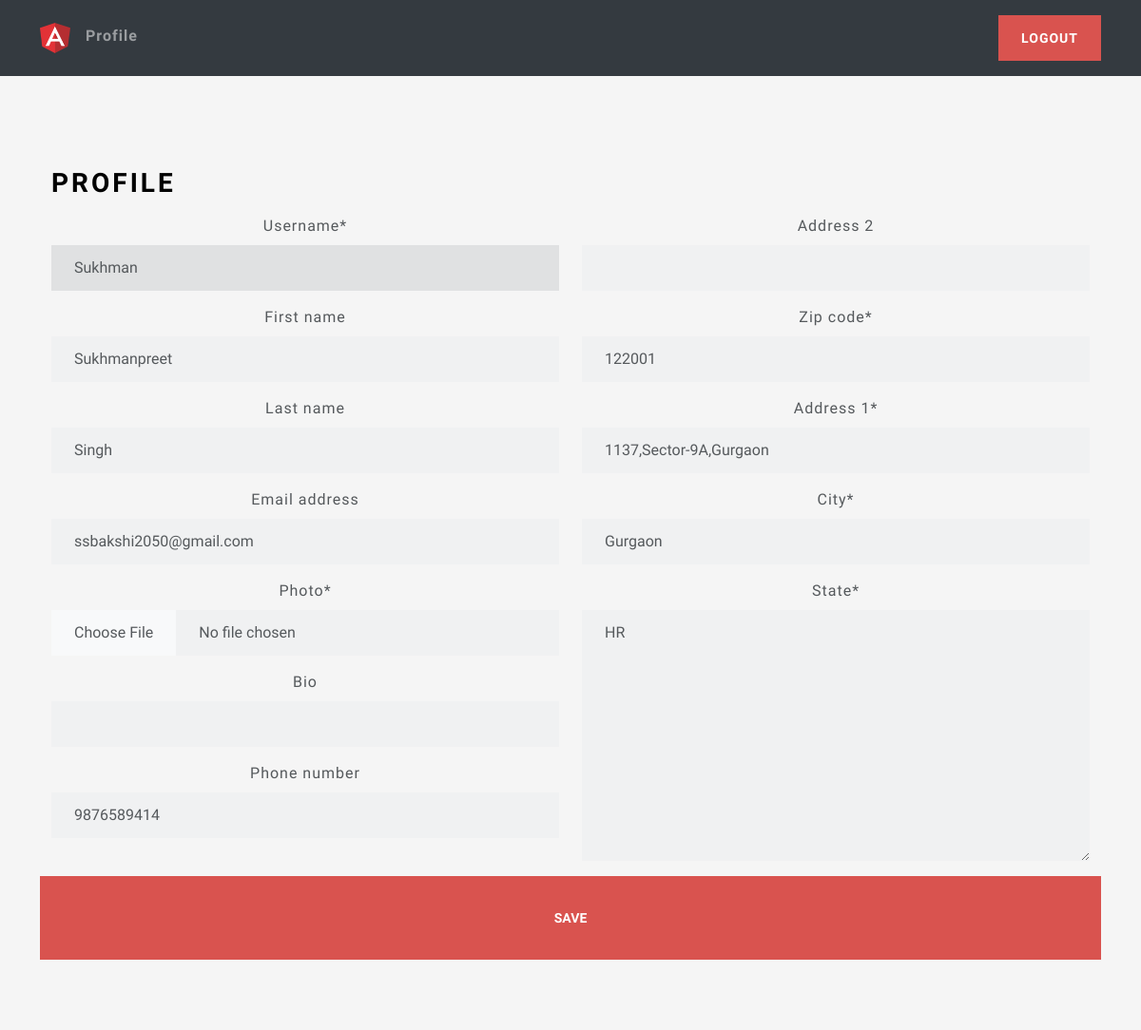
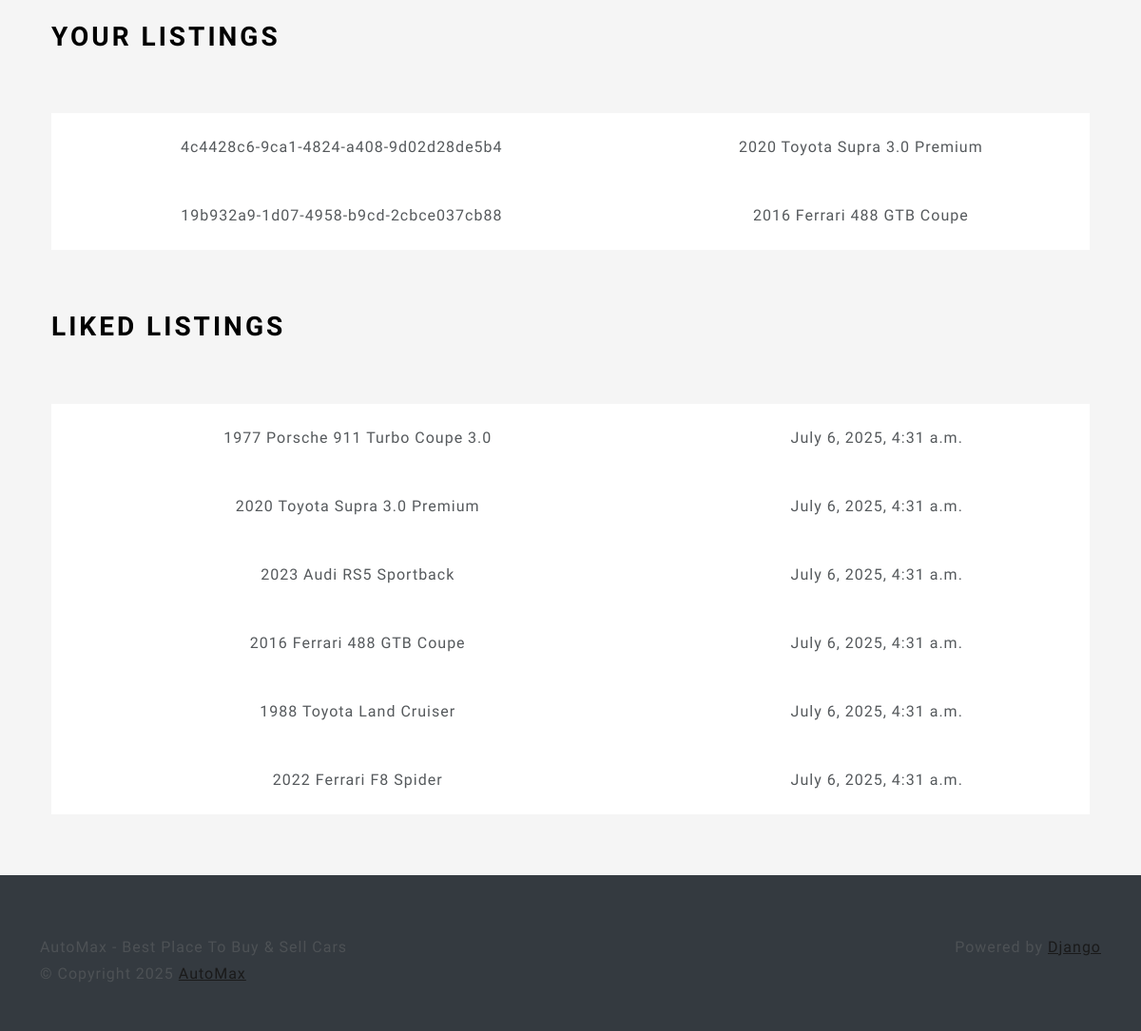
Screenshot of /profile/ (signed in) with the database file from the repository (2 pictures, top to bottom).
### users/models.py (models this page shows, shortened)
class Profile(models.Model):
    user = models.OneToOneField(User, on_delete=models.CASCADE)
    photo = models.ImageField(upload_to=user_directory_path, null=True)
    bio = models.CharField(max_length=140, blank=True)
    phone_number = models.CharField(max_length=12, blank=True)
    location = models.OneToOneField(
        Location, on_delete=models.SET_NULL, null=True)

class Location(models.Model):
    address_1 = models.CharField(max_length=128, blank=True)
    address_2 = models.CharField(max_length=128, blank=True)
    city = models.CharField(max_length=64)
    state = INStateField(default = "HR")
    zip_code = models.CharField(max_length=6, blank=True)

### main/models.py (models this page shows, shortened)
class Listing(models.Model):
    id = models.UUIDField(
        primary_key=True, default=uuid.uuid4, unique=True, editable=False)
    created_at = models.DateTimeField(auto_now_add=True)
    updated_at = models.DateTimeField(auto_now=True)
    seller = models.ForeignKey(Profile, on_delete=models.CASCADE)
    brand = models.CharField(max_length=24, choices=CARS_BRANDS, default=None)
    model = models.CharField(max_length=64,)
    vin = models.CharField(max_length=17,)
    mileage = models.IntegerField(default=0)
    color = models.CharField(max_length=24,)
    description = models.TextField()
    engine = models.CharField(max_length=24,)
    transmission = models.CharField(
        max_length=24, choices=TRANSMISSION_OPTIONS, default=None)
    location = models.OneToOneField(
        Location, on_delete=models.SET_NULL, null=True)
    image = models.ImageField(upload_to=user_listing_path)

class LikedListing(models.Model):
    profile = models.ForeignKey(Profile, on_delete=models.CASCADE)
    listing = models.ForeignKey(Listing, on_delete=models.CASCADE)
    like_date = models.DateTimeField(auto_now_add=True)

### users/views.py (the view, shortened to what this page needs)
# urls.py: path('profile/', ProfileView.as_view(), name='profile'),
@method_decorator(login_required, name='dispatch')
class ProfileView(View):
    def get(self, request):
        user_listings = Listing.objects.filter(seller=request.user.profile)
        user_liked_listings = LikedListing.objects.filter(
            profile=request.user.profile).all()
        user_form = UserForm(instance=request.user)
        profile_form = ProfileForm(instance=request.user.profile)
        location_form = LocationForm(instance=request.user.profile.location)
        return render(request, 'views/profile.html', {'user_form': user_form,
                                                      'profile_form': profile_form,
                                                      'location_form': location_form,
                                                      'user_listings': user_listings,
                                                      'user_liked_listings': user_liked_listings, })

### users/forms.py
class UserForm(forms.ModelForm):
    username = forms.CharField(disabled=True)
    class Meta:
        model = User
        fields = ('username', 'first_name', 'last_name', 'email')

class ProfileForm(forms.ModelForm):
    photo = forms.ImageField(widget=CustomPictureImageFieldWidget)
    bio = forms.TextInput()
    class Meta:
        model = Profile
        fields = ('photo', 'bio', 'phone_number')

### users/templates/views/profile.html (shortened to what this page needs)
{% extends 'base/base.html' %}
{% load static %}
{% load crispy_forms_tags %}
{% block 'body' %}
<div class="container-fluid text-center py-5">
    <div class="container px-4 py-5" id="hanging-icons">
        <div class="row g-4">
            <div class="col d-flex align-items-start">
                <div>
                    <h2 class="mb-3 border-bottom" style="color: black">Profile</h2>
                </div>
            </div>
        </div>
        <form action="" method="post" enctype="multipart/form-data">
            <div class="row">
                <div class="col-6">
                    {{ user_form|crispy }}
                    {{ profile_form|crispy }}
                </div>
                <div class="col-6">
                    {{ location_form|crispy }}
                </div>
                <br>
                <button class="btn btn-lg btn-danger" type="submit" value="Submit">Save</button>
            </div>
        </form>
    </div>
    <div class="container px-4">
        <div class="row g-4 py-5">
            <div class="col d-flex align-items-start">
                <div>
                    <h2 class="mb-3 border-bottom" style="color: black">Your Listings</h2>
                </div>
            </div>
        </div>
        <table class="table table-hover">
            <tbody>
                {% for listing in user_listings %}
                <tr>
                    <td>{{ listing.id }}</td>
                    <td>{{listing.model }}</td>
                </tr>
                {% endfor %}
            </tbody>
        </table>
    </div>
    <div class="container px-4">
        <div class="row g-4 py-5">
            <div class="col d-flex align-items-start">
                <div>
                    <h2 class="mb-3 border-bottom" style="color: black">Liked Listings</h2>
                </div>
            </div>
        </div>
        <table class="table table-hover">
            <tbody>
                {% for liked_listing in user_liked_listings %}
                <tr>
                    <td>{{ liked_listing.listing.model }}</td>
                    <td>{{ liked_listing.like_date }}</td>
                </tr>
                {% endfor %}
            </tbody>
        </table>
    </div>
</div>
{% endblock %}

### main/static/css/style.css (style rules this page uses)
html, body { height: 100%; }
body { align-items: center; padding-bottom: 40px; background-color: #f5f5f5; }
.h2, h2 { color: white; }

### rows the page displays
Profile: phone_number "9876589414"
Location: zip_code "122001", address_1 "1137,Sector-9A,Gurgaon", city "Gurgaon", state "HR"
Listing: id "4c4428c6-9ca1-4824-a408-9d02d28de5b4", model "2020 Toyota Supra 3.0 Premium"
Listing: id "19b932a9-1d07-4958-b9cd-2cbce037cb88", model "2016 Ferrari 488 GTB Coupe"
LikedListing: listing.model "1977 Porsche 911 Turbo Coupe 3.0", like_date "July 6, 2025, 4:31 a.m."
LikedListing: listing.model "2020 Toyota Supra 3.0 Premium", like_date "July 6, 2025, 4:31 a.m."
LikedListing: listing.model "2023 Audi RS5 Sportback", like_date "July 6, 2025, 4:31 a.m."
LikedListing: listing.model "2016 Ferrari 488 GTB Coupe", like_date "July 6, 2025, 4:31 a.m."
LikedListing: listing.model "1988 Toyota Land Cruiser", like_date "July 6, 2025, 4:31 a.m."
LikedListing: listing.model "2022 Ferrari F8 Spider", like_date "July 6, 2025, 4:31 a.m."
